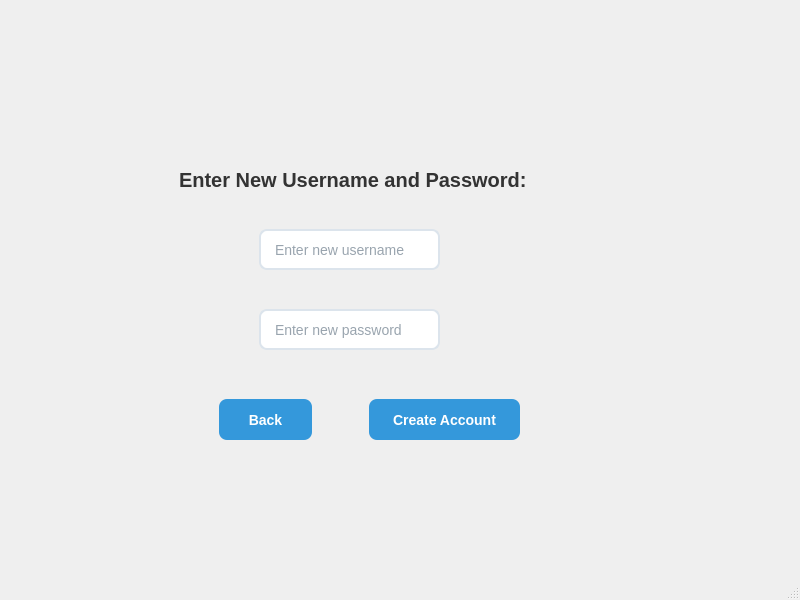
<?xml version="1.0" encoding="UTF-8"?>
<ui version="4.0">
 <class>MainWindow</class>
 <widget class="QMainWindow" name="MainWindow">
  <property name="geometry">
   <rect>
    <x>0</x>
    <y>0</y>
    <width>800</width>
    <height>600</height>
   </rect>
  </property>
  <property name="windowTitle">
   <string>MainWindow</string>
  </property>
  <widget class="QWidget" name="centralwidget">
   <layout class="QHBoxLayout" name="horizontalLayout">
    <item>
     <widget class="QStackedWidget" name="stackedWidget">
      <property name="styleSheet">
       <string notr="true">/* =========================================
   GLOBAL BACKGROUND &amp; TEXT
   ========================================= */
QMainWindow {
    background-color: off-white; /* Soft, modern off-white background */
}

QLabel {
    color: #2C3E50; /* Dark slate gray for readable text */
    font-family: &quot;Segoe UI&quot;, Arial, sans-serif;
    font-size: 14px;
}

/* Make Titles look like Headers */
QLabel#lblWelcome {
    font-size: 24px;
    font-weight: bold;
    color: #2980B9;
}

/* =========================================
   TEXT BOXES (Line Edits)
   ========================================= */
QLineEdit {
    background-color: #FFFFF;
    border: 2px solid #DCE4EC;
    border-radius: 8px; /* Rounded corners */
    padding: 8px 12px;
    font-size: 14px;
    color: #34495E;
}

/* When the user clicks inside the text box */
QLineEdit:focus {
    border: 2px solid #3498DB; /* Highlight blue */
    background-color: #FAFCFF;
}

/* =========================================
   BUTTONS
   ========================================= */
QPushButton {
    background-color: #3498DB; /* Primary Blue */
    color: white;
    border: none;
    border-radius: 8px; /* Rounded corners */
    padding: 10px 20px;
    font-size: 14px;
    font-weight: bold;
    font-family: &quot;Segoe UI&quot;, Arial, sans-serif;
}

/* When the mouse hovers over the button */
QPushButton:hover {
    background-color: #2980B9; /* Slightly darker blue */
}

/* When the button is clicked */
QPushButton:pressed {
    background-color: #1F618D;
}

/* Secondary/Back Buttons (If you want a red or grey button) */
QPushButton#btnExit, QPushButton#btnLogout, QPushButton#btnBack {
    background-color: #E74C3C; /* Soft Red */
}

QPushButton#btnExit:hover, QPushButton#btnLogout:hover, QPushButton#btnBack:hover {
    background-color: #C0392B; /* Darker Red */
}
</string>
      </property>
      <property name="currentIndex">
       <number>3</number>
      </property>
      <widget class="QWidget" name="page">
       <widget class="QPushButton" name="btnLoginMenu">
        <property name="geometry">
         <rect>
          <x>540</x>
          <y>210</y>
          <width>93</width>
          <height>41</height>
         </rect>
        </property>
        <property name="text">
         <string>Login</string>
        </property>
       </widget>
       <widget class="QPushButton" name="btnCreateAccountMenu">
        <property name="geometry">
         <rect>
          <x>510</x>
          <y>130</y>
          <width>151</width>
          <height>41</height>
         </rect>
        </property>
        <property name="text">
         <string>Create Account</string>
        </property>
       </widget>
       <widget class="QPushButton" name="btnExit">
        <property name="geometry">
         <rect>
          <x>540</x>
          <y>290</y>
          <width>93</width>
          <height>41</height>
         </rect>
        </property>
        <property name="text">
         <string>Exit</string>
        </property>
       </widget>
       <widget class="QLabel" name="label">
        <property name="geometry">
         <rect>
          <x>0</x>
          <y>0</y>
          <width>401</width>
          <height>531</height>
         </rect>
        </property>
        <property name="text">
         <string/>
        </property>
        <property name="pixmap">
         <pixmap resource="Resource.qrc">:/logo.png.png</pixmap>
        </property>
        <property name="scaledContents">
         <bool>true</bool>
        </property>
       </widget>
       <widget class="QLabel" name="label_7">
        <property name="geometry">
         <rect>
          <x>180</x>
          <y>80</y>
          <width>221</width>
          <height>161</height>
         </rect>
        </property>
        <property name="text">
         <string>.</string>
        </property>
       </widget>
       <zorder>label</zorder>
       <zorder>btnLoginMenu</zorder>
       <zorder>btnCreateAccountMenu</zorder>
       <zorder>btnExit</zorder>
       <zorder>label_7</zorder>
      </widget>
      <widget class="QWidget" name="page_2">
       <widget class="QLineEdit" name="txtUsername">
        <property name="geometry">
         <rect>
          <x>70</x>
          <y>180</y>
          <width>231</width>
          <height>41</height>
         </rect>
        </property>
        <property name="placeholderText">
         <string>Enter Username</string>
        </property>
       </widget>
       <widget class="QLineEdit" name="txtPassword">
        <property name="geometry">
         <rect>
          <x>70</x>
          <y>270</y>
          <width>231</width>
          <height>41</height>
         </rect>
        </property>
        <property name="echoMode">
         <enum>QLineEdit::EchoMode::Password</enum>
        </property>
        <property name="placeholderText">
         <string>Enter Password</string>
        </property>
       </widget>
       <widget class="QPushButton" name="btnLoginSubmit">
        <property name="geometry">
         <rect>
          <x>70</x>
          <y>370</y>
          <width>93</width>
          <height>41</height>
         </rect>
        </property>
        <property name="text">
         <string>Submit</string>
        </property>
       </widget>
       <widget class="QPushButton" name="btnBack">
        <property name="geometry">
         <rect>
          <x>210</x>
          <y>370</y>
          <width>93</width>
          <height>41</height>
         </rect>
        </property>
        <property name="text">
         <string>Back</string>
        </property>
       </widget>
       <widget class="QLabel" name="label_2">
        <property name="geometry">
         <rect>
          <x>350</x>
          <y>0</y>
          <width>421</width>
          <height>531</height>
         </rect>
        </property>
        <property name="text">
         <string/>
        </property>
        <property name="pixmap">
         <pixmap resource="Resource.qrc">:/logo.png.png</pixmap>
        </property>
        <property name="scaledContents">
         <bool>true</bool>
        </property>
       </widget>
       <widget class="QLabel" name="label_6">
        <property name="geometry">
         <rect>
          <x>100</x>
          <y>90</y>
          <width>161</width>
          <height>61</height>
         </rect>
        </property>
        <property name="styleSheet">
         <string notr="true">  background-color: #FFFFF;
    padding: 2px;
    font-size: 25px;
    color: black;
   font-weight:bold;</string>
        </property>
        <property name="text">
         <string>USER LOGIN</string>
        </property>
       </widget>
       <zorder>label_2</zorder>
       <zorder>txtUsername</zorder>
       <zorder>txtPassword</zorder>
       <zorder>btnLoginSubmit</zorder>
       <zorder>btnBack</zorder>
       <zorder>label_6</zorder>
      </widget>
      <widget class="QWidget" name="page_3">
       <widget class="QLabel" name="lblWelcome">
        <property name="geometry">
         <rect>
          <x>20</x>
          <y>110</y>
          <width>471</width>
          <height>41</height>
         </rect>
        </property>
        <property name="styleSheet">
         <string notr="true">font-size: 30px;
font-weight: bold;</string>
        </property>
        <property name="text">
         <string>Welcome to the Customer Menu!</string>
        </property>
       </widget>
       <widget class="QPushButton" name="btnChangePassword">
        <property name="geometry">
         <rect>
          <x>470</x>
          <y>30</y>
          <width>171</width>
          <height>41</height>
         </rect>
        </property>
        <property name="text">
         <string>Change Password</string>
        </property>
       </widget>
       <widget class="QPushButton" name="btnLogout">
        <property name="geometry">
         <rect>
          <x>660</x>
          <y>30</y>
          <width>93</width>
          <height>41</height>
         </rect>
        </property>
        <property name="text">
         <string>Logout</string>
        </property>
       </widget>
       <widget class="QPushButton" name="btnGoToShop">
        <property name="geometry">
         <rect>
          <x>540</x>
          <y>430</y>
          <width>201</width>
          <height>51</height>
         </rect>
        </property>
        <property name="text">
         <string>Go to Shopping Gallery </string>
        </property>
       </widget>
       <widget class="QLabel" name="label_5">
        <property name="geometry">
         <rect>
          <x>20</x>
          <y>140</y>
          <width>551</width>
          <height>71</height>
         </rect>
        </property>
        <property name="styleSheet">
         <string notr="true">font-weight: bold;
font-size:20px;
animation : marquee 15s linear infinite;</string>
        </property>
        <property name="text">
         <string>We truly Value our cutomers . Their trust is our strength.</string>
        </property>
       </widget>
      </widget>
      <widget class="QWidget" name="page_4">
       <widget class="QLineEdit" name="txtNewPassword">
        <property name="geometry">
         <rect>
          <x>250</x>
          <y>300</y>
          <width>181</width>
          <height>41</height>
         </rect>
        </property>
        <property name="placeholderText">
         <string>Enter new password</string>
        </property>
       </widget>
       <widget class="QLineEdit" name="txtNewUsername">
        <property name="geometry">
         <rect>
          <x>250</x>
          <y>220</y>
          <width>181</width>
          <height>41</height>
         </rect>
        </property>
        <property name="placeholderText">
         <string>Enter new username</string>
        </property>
       </widget>
       <widget class="QPushButton" name="btnCreateSubmit">
        <property name="geometry">
         <rect>
          <x>360</x>
          <y>390</y>
          <width>151</width>
          <height>41</height>
         </rect>
        </property>
        <property name="text">
         <string>Create Account</string>
        </property>
       </widget>
       <widget class="QPushButton" name="btnBackCreate">
        <property name="geometry">
         <rect>
          <x>210</x>
          <y>390</y>
          <width>93</width>
          <height>41</height>
         </rect>
        </property>
        <property name="text">
         <string>Back</string>
        </property>
       </widget>
       <widget class="QLabel" name="label_3">
        <property name="geometry">
         <rect>
          <x>160</x>
          <y>130</y>
          <width>361</width>
          <height>81</height>
         </rect>
        </property>
        <property name="styleSheet">
         <string notr="true">/* Style for the Labels (New Username / Password) */
QLabel {
    font-family: &quot;Segoe UI&quot;, Arial;
    font-size: 20px;
    color: #333333;
    font-weight: bold;
    background: transparent;
    padding: 5px;
}

/* Style for the Input Fields */
QLineEdit {
    border: 2px solid #bdc3c7;
    border-radius: 5px;
    padding: 8px;
    font-size: 14px;
    background-color: #ffffff;
    selection-background-color: #3498db;
}

QLineEdit:focus {
    border: 2px solid #3498db;
    background-color: #f9f9f9;
}

/* Style for the Button */
QPushButton {
    background-color: #3498db;
    color: white;
    font-weight: bold;
    border-radius: 5px;
    padding: 10px 20px;
    font-size: 14px;
}

QPushButton:hover {
    background-color: #2980b9;
}

QPushButton:pressed {
    background-color: #1c5980;
}</string>
        </property>
        <property name="text">
         <string>Enter New Username and Password:</string>
        </property>
       </widget>
      </widget>
     </widget>
    </item>
   </layout>
  </widget>
  <widget class="QMenuBar" name="menubar">
   <property name="geometry">
    <rect>
     <x>0</x>
     <y>0</y>
     <width>800</width>
     <height>26</height>
    </rect>
   </property>
  </widget>
  <widget class="QStatusBar" name="statusbar"/>
 </widget>
 <resources>
  <include location="Resource.qrc"/>
 </resources>
 <connections/>
</ui>
